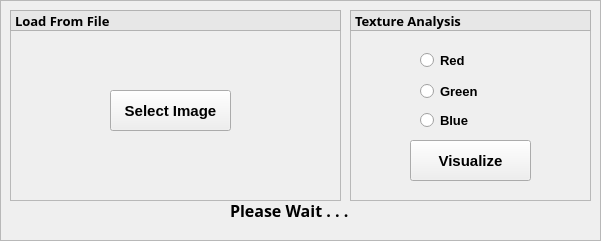
   <widget class="QFrame" name="frame_4">
    <property name="geometry">
     <rect>
      <x>0</x>
      <y>360</y>
      <width>601</width>
      <height>241</height>
     </rect>
    </property>
    <property name="frameShape">
     <enum>QFrame::StyledPanel</enum>
    </property>
    <property name="frameShadow">
     <enum>QFrame::Raised</enum>
    </property>
    <widget class="QFrame" name="frame">
     <property name="geometry">
      <rect>
       <x>350</x>
       <y>10</y>
       <width>241</width>
       <height>191</height>
      </rect>
     </property>
     <property name="frameShape">
      <enum>QFrame::StyledPanel</enum>
     </property>
     <property name="frameShadow">
      <enum>QFrame::Raised</enum>
     </property>
     <widget class="QRadioButton" name="gBtn">
      <property name="geometry">
       <rect>
        <x>70</x>
        <y>71</y>
        <width>101</width>
        <height>20</height>
       </rect>
      </property>
      <property name="font">
       <font>
        <pointsize>10</pointsize>
        <weight>75</weight>
        <italic>false</italic>
        <bold>true</bold>
       </font>
      </property>
      <property name="text">
       <string>Green</string>
      </property>
     </widget>
     <widget class="QRadioButton" name="rBtn">
      <property name="geometry">
       <rect>
        <x>70</x>
        <y>40</y>
        <width>111</width>
        <height>21</height>
       </rect>
      </property>
      <property name="font">
       <font>
        <pointsize>10</pointsize>
        <weight>75</weight>
        <bold>true</bold>
       </font>
      </property>
      <property name="autoFillBackground">
       <bool>false</bool>
      </property>
      <property name="text">
       <string>Red</string>
      </property>
     </widget>
     <widget class="QRadioButton" name="bBtn">
      <property name="geometry">
       <rect>
        <x>70</x>
        <y>100</y>
        <width>111</width>
        <height>21</height>
       </rect>
      </property>
      <property name="font">
       <font>
        <pointsize>10</pointsize>
        <weight>75</weight>
        <bold>true</bold>
       </font>
      </property>
      <property name="text">
       <string>Blue</string>
      </property>
     </widget>
     <widget class="QPushButton" name="vBtn">
      <property name="geometry">
       <rect>
        <x>60</x>
        <y>130</y>
        <width>121</width>
        <height>41</height>
       </rect>
      </property>
      <property name="font">
       <font>
        <pointsize>11</pointsize>
        <weight>75</weight>
        <bold>true</bold>
       </font>
      </property>
      <property name="text">
       <string>Visualize</string>
      </property>
     </widget>
     <widget class="QLabel" name="AnalysisFrameLabel">
      <property name="geometry">
       <rect>
        <x>0</x>
        <y>0</y>
        <width>241</width>
        <height>21</height>
       </rect>
      </property>
      <property name="palette">
       <palette>
        <active>
         <colorrole role="WindowText">
          <brush brushstyle="SolidPattern">
           <color alpha="255">
            <red>0</red>
            <green>0</green>
            <blue>0</blue>
           </color>
          </brush>
         </colorrole>
         <colorrole role="Button">
          <brush brushstyle="SolidPattern">
           <color alpha="255">
            <red>231</red>
            <green>231</green>
            <blue>231</blue>
           </color>
          </brush>
         </colorrole>
         <colorrole role="Light">
          <brush brushstyle="SolidPattern">
           <color alpha="255">
            <red>255</red>
            <green>255</green>
            <blue>255</blue>
           </color>
          </brush>
         </colorrole>
         <colorrole role="Midlight">
          <brush brushstyle="SolidPattern">
           <color alpha="255">
            <red>243</red>
            <green>243</green>
            <blue>243</blue>
           </color>
          </brush>
         </colorrole>
         <colorrole role="Dark">
          <brush brushstyle="SolidPattern">
           <color alpha="255">
            <red>115</red>
            <green>115</green>
            <blue>115</blue>
           </color>
          </brush>
         </colorrole>
         <colorrole role="Mid">
          <brush brushstyle="SolidPattern">
           <color alpha="255">
            <red>154</red>
            <green>154</green>
            <blue>154</blue>
           </color>
          </brush>
         </colorrole>
         <colorrole role="Text">
          <brush brushstyle="SolidPattern">
           <color alpha="255">
            <red>0</red>
            <green>0</green>
            <blue>0</blue>
           </color>
          </brush>
         </colorrole>
         <colorrole role="BrightText">
          <brush brushstyle="SolidPattern">
           <color alpha="255">
            <red>255</red>
            <green>255</green>
            <blue>255</blue>
           </color>
          </brush>
         </colorrole>
         <colorrole role="ButtonText">
          <brush brushstyle="SolidPattern">
           <color alpha="255">
            <red>0</red>
            <green>0</green>
            <blue>0</blue>
           </color>
          </brush>
         </colorrole>
         <colorrole role="Base">
          <brush brushstyle="SolidPattern">
           <color alpha="255">
            <red>255</red>
            <green>255</green>
            <blue>255</blue>
           </color>
          </brush>
         </colorrole>
         <colorrole role="Window">
          <brush brushstyle="SolidPattern">
           <color alpha="255">
            <red>231</red>
            <green>231</green>
            <blue>231</blue>
           </color>
          </brush>
         </colorrole>
         <colorrole role="Shadow">
          <brush brushstyle="SolidPattern">
           <color alpha="255">
            <red>0</red>
            <green>0</green>
            <blue>0</blue>
           </color>
          </brush>
         </colorrole>
         <colorrole role="AlternateBase">
          <brush brushstyle="SolidPattern">
           <color alpha="255">
            <red>243</red>
            <green>243</green>
            <blue>243</blue>
           </color>
          </brush>
         </colorrole>
         <colorrole role="ToolTipBase">
          <brush brushstyle="SolidPattern">
           <color alpha="255">
            <red>255</red>
            <green>255</green>
            <blue>220</blue>
           </color>
          </brush>
         </colorrole>
         <colorrole role="ToolTipText">
          <brush brushstyle="SolidPattern">
           <color alpha="255">
            <red>0</red>
            <green>0</green>
            <blue>0</blue>
           </color>
          </brush>
         </colorrole>
        </active>
        <inactive>
         <colorrole role="WindowText">
          <brush brushstyle="SolidPattern">
           <color alpha="255">
            <red>0</red>
            <green>0</green>
            <blue>0</blue>
           </color>
          </brush>
         </colorrole>
         <colorrole role="Button">
          <brush brushstyle="SolidPattern">
           <color alpha="255">
            <red>231</red>
            <green>231</green>
            <blue>231</blue>
           </color>
          </brush>
         </colorrole>
         <colorrole role="Light">
          <brush brushstyle="SolidPattern">
           <color alpha="255">
            <red>255</red>
            <green>255</green>
            <blue>255</blue>
           </color>
          </brush>
         </colorrole>
         <colorrole role="Midlight">
          <brush brushstyle="SolidPattern">
           <color alpha="255">
            <red>243</red>
            <green>243</green>
            <blue>243</blue>
           </color>
          </brush>
         </colorrole>
         <colorrole role="Dark">
          <brush brushstyle="SolidPattern">
           <color alpha="255">
            <red>115</red>
            <green>115</green>
            <blue>115</blue>
           </color>
          </brush>
         </colorrole>
         <colorrole role="Mid">
          <brush brushstyle="SolidPattern">
           <color alpha="255">
            <red>154</red>
            <green>154</green>
            <blue>154</blue>
           </color>
          </brush>
         </colorrole>
         <colorrole role="Text">
          <brush brushstyle="SolidPattern">
           <color alpha="255">
            <red>0</red>
            <green>0</green>
            <blue>0</blue>
           </color>
          </brush>
         </colorrole>
         <colorrole role="BrightText">
          <brush brushstyle="SolidPattern">
           <color alpha="255">
            <red>255</red>
            <green>255</green>
            <blue>255</blue>
           </color>
          </brush>
         </colorrole>
         <colorrole role="ButtonText">
          <brush brushstyle="SolidPattern">
           <color alpha="255">
            <red>0</red>
            <green>0</green>
            <blue>0</blue>
           </color>
          </brush>
         </colorrole>
         <colorrole role="Base">
          <brush brushstyle="SolidPattern">
           <color alpha="255">
            <red>255</red>
            <green>255</green>
            <blue>255</blue>
           </color>
          </brush>
         </colorrole>
         <colorrole role="Window">
          <brush brushstyle="SolidPattern">
           <color alpha="255">
            <red>231</red>
            <green>231</green>
            <blue>231</blue>
           </color>
          </brush>
         </colorrole>
         <colorrole role="Shadow">
          <brush brushstyle="SolidPattern">
           <color alpha="255">
            <red>0</red>
            <green>0</green>
            <blue>0</blue>
           </color>
          </brush>
         </colorrole>
         <colorrole role="AlternateBase">
          <brush brushstyle="SolidPattern">
           <color alpha="255">
            <red>243</red>
            <green>243</green>
            <blue>243</blue>
           </color>
          </brush>
         </colorrole>
         <colorrole role="ToolTipBase">
          <brush brushstyle="SolidPattern">
           <color alpha="255">
            <red>255</red>
            <green>255</green>
            <blue>220</blue>
           </color>
          </brush>
         </colorrole>
         <colorrole role="ToolTipText">
          <brush brushstyle="SolidPattern">
           <color alpha="255">
            <red>0</red>
            <green>0</green>
            <blue>0</blue>
           </color>
          </brush>
         </colorrole>
        </inactive>
        <disabled>
         <colorrole role="WindowText">
          <brush brushstyle="SolidPattern">
           <color alpha="255">
            <red>115</red>
            <green>115</green>
            <blue>115</blue>
           </color>
          </brush>
         </colorrole>
         <colorrole role="Button">
          <brush brushstyle="SolidPattern">
           <color alpha="255">
            <red>231</red>
            <green>231</green>
            <blue>231</blue>
           </color>
          </brush>
         </colorrole>
         <colorrole role="Light">
          <brush brushstyle="SolidPattern">
           <color alpha="255">
            <red>255</red>
            <green>255</green>
            <blue>255</blue>
           </color>
          </brush>
         </colorrole>
         <colorrole role="Midlight">
          <brush brushstyle="SolidPattern">
           <color alpha="255">
            <red>243</red>
            <green>243</green>
            <blue>243</blue>
           </color>
          </brush>
         </colorrole>
         <colorrole role="Dark">
          <brush brushstyle="SolidPattern">
           <color alpha="255">
            <red>115</red>
            <green>115</green>
            <blue>115</blue>
           </color>
          </brush>
         </colorrole>
         <colorrole role="Mid">
          <brush brushstyle="SolidPattern">
           <color alpha="255">
            <red>154</red>
            <green>154</green>
            <blue>154</blue>
           </color>
          </brush>
         </colorrole>
         <colorrole role="Text">
          <brush brushstyle="SolidPattern">
           <color alpha="255">
            <red>115</red>
            <green>115</green>
            <blue>115</blue>
           </color>
          </brush>
         </colorrole>
         <colorrole role="BrightText">
          <brush brushstyle="SolidPattern">
           <color alpha="255">
            <red>255</red>
            <green>255</green>
            <blue>255</blue>
           </color>
          </brush>
         </colorrole>
         <colorrole role="ButtonText">
          <brush brushstyle="SolidPattern">
           <color alpha="255">
            <red>115</red>
            <green>115</green>
            <blue>115</blue>
           </color>
          </brush>
         </colorrole>
         <colorrole role="Base">
          <brush brushstyle="SolidPattern">
           <color alpha="255">
            <red>231</red>
            <green>231</green>
            <blue>231</blue>
           </color>
          </brush>
         </colorrole>
         <colorrole role="Window">
          <brush brushstyle="SolidPattern">
           <color alpha="255">
            <red>231</red>
            <green>231</green>
            <blue>231</blue>
           </color>
          </brush>
         </colorrole>
         <colorrole role="Shadow">
          <brush brushstyle="SolidPattern">
           <color alpha="255">
            <red>0</red>
            <green>0</green>
            <blue>0</blue>
           </color>
          </brush>
         </colorrole>
         <colorrole role="AlternateBase">
          <brush brushstyle="SolidPattern">
           <color alpha="255">
            <red>231</red>
            <green>231</green>
            <blue>231</blue>
           </color>
          </brush>
         </colorrole>
         <colorrole role="ToolTipBase">
          <brush brushstyle="SolidPattern">
           <color alpha="255">
            <red>255</red>
            <green>255</green>
            <blue>220</blue>
           </color>
          </brush>
         </colorrole>
         <colorrole role="ToolTipText">
          <brush brushstyle="SolidPattern">
           <color alpha="255">
            <red>0</red>
            <green>0</green>
            <blue>0</blue>
           </color>
          </brush>
         </colorrole>
        </disabled>
       </palette>
      </property>
      <property name="font">
       <font>
        <family>Amazon Ember</family>
        <pointsize>10</pointsize>
        <weight>75</weight>
        <bold>true</bold>
       </font>
      </property>
      <property name="autoFillBackground">
       <bool>true</bool>
      </property>
      <property name="frameShape">
       <enum>QFrame::StyledPanel</enum>
      </property>
      <property name="frameShadow">
       <enum>QFrame::Plain</enum>
      </property>
      <property name="text">
       <string>Texture Analysis</string>
      </property>
      <property name="textFormat">
       <enum>Qt::AutoText</enum>
      </property>
      <property name="alignment">
       <set>Qt::AlignLeading|Qt::AlignLeft|Qt::AlignVCenter</set>
      </property>
      <property name="wordWrap">
       <bool>false</bool>
      </property>
     </widget>
    </widget>
    <widget class="QFrame" name="frame_5">
     <property name="geometry">
      <rect>
       <x>10</x>
       <y>10</y>
       <width>331</width>
       <height>191</height>
      </rect>
     </property>
     <property name="autoFillBackground">
      <bool>false</bool>
     </property>
     <property name="frameShape">
      <enum>QFrame::StyledPanel</enum>
     </property>
     <property name="frameShadow">
      <enum>QFrame::Raised</enum>
     </property>
     <widget class="QPushButton" name="open">
      <property name="geometry">
       <rect>
        <x>100</x>
        <y>80</y>
        <width>121</width>
        <height>41</height>
       </rect>
      </property>
      <property name="font">
       <font>
        <pointsize>11</pointsize>
        <weight>75</weight>
        <bold>true</bold>
       </font>
      </property>
      <property name="text">
       <string>Select Image</string>
      </property>
     </widget>
     <widget class="QLabel" name="AnalysisFrameLabel_2">
      <property name="geometry">
       <rect>
        <x>0</x>
        <y>0</y>
        <width>331</width>
        <height>21</height>
       </rect>
      </property>
      <property name="palette">
       <palette>
        <active>
         <colorrole role="WindowText">
          <brush brushstyle="SolidPattern">
           <color alpha="255">
            <red>0</red>
            <green>0</green>
            <blue>0</blue>
           </color>
          </brush>
         </colorrole>
         <colorrole role="Button">
          <brush brushstyle="SolidPattern">
           <color alpha="255">
            <red>231</red>
            <green>231</green>
            <blue>231</blue>
           </color>
          </brush>
         </colorrole>
         <colorrole role="Light">
          <brush brushstyle="SolidPattern">
           <color alpha="255">
            <red>255</red>
            <green>255</green>
            <blue>255</blue>
           </color>
          </brush>
         </colorrole>
         <colorrole role="Midlight">
          <brush brushstyle="SolidPattern">
           <color alpha="255">
            <red>243</red>
            <green>243</green>
            <blue>243</blue>
           </color>
          </brush>
         </colorrole>
         <colorrole role="Dark">
          <brush brushstyle="SolidPattern">
           <color alpha="255">
            <red>115</red>
            <green>115</green>
            <blue>115</blue>
           </color>
          </brush>
         </colorrole>
         <colorrole role="Mid">
          <brush brushstyle="SolidPattern">
           <color alpha="255">
            <red>154</red>
            <green>154</green>
            <blue>154</blue>
           </color>
          </brush>
         </colorrole>
         <colorrole role="Text">
          <brush brushstyle="SolidPattern">
           <color alpha="255">
            <red>0</red>
            <green>0</green>
            <blue>0</blue>
           </color>
          </brush>
         </colorrole>
         <colorrole role="BrightText">
          <brush brushstyle="SolidPattern">
           <color alpha="255">
            <red>255</red>
            <green>255</green>
            <blue>255</blue>
           </color>
          </brush>
         </colorrole>
         <colorrole role="ButtonText">
          <brush brushstyle="SolidPattern">
           <color alpha="255">
            <red>0</red>
            <green>0</green>
            <blue>0</blue>
           </color>
          </brush>
         </colorrole>
         <colorrole role="Base">
          <brush brushstyle="SolidPattern">
           <color alpha="255">
            <red>255</red>
            <green>255</green>
            <blue>255</blue>
           </color>
          </brush>
         </colorrole>
         <colorrole role="Window">
          <brush brushstyle="SolidPattern">
           <color alpha="255">
            <red>231</red>
            <green>231</green>
            <blue>231</blue>
           </color>
          </brush>
         </colorrole>
         <colorrole role="Shadow">
          <brush brushstyle="SolidPattern">
           <color alpha="255">
            <red>0</red>
            <green>0</green>
            <blue>0</blue>
           </color>
          </brush>
         </colorrole>
         <colorrole role="AlternateBase">
          <brush brushstyle="SolidPattern">
           <color alpha="255">
            <red>243</red>
            <green>243</green>
            <blue>243</blue>
           </color>
          </brush>
         </colorrole>
         <colorrole role="ToolTipBase">
          <brush brushstyle="SolidPattern">
           <color alpha="255">
            <red>255</red>
            <green>255</green>
            <blue>220</blue>
           </color>
          </brush>
         </colorrole>
         <colorrole role="ToolTipText">
          <brush brushstyle="SolidPattern">
           <color alpha="255">
            <red>0</red>
            <green>0</green>
            <blue>0</blue>
           </color>
          </brush>
         </colorrole>
        </active>
        <inactive>
         <colorrole role="WindowText">
          <brush brushstyle="SolidPattern">
           <color alpha="255">
            <red>0</red>
            <green>0</green>
            <blue>0</blue>
           </color>
          </brush>
         </colorrole>
         <colorrole role="Button">
          <brush brushstyle="SolidPattern">
           <color alpha="255">
            <red>231</red>
            <green>231</green>
            <blue>231</blue>
           </color>
          </brush>
         </colorrole>
         <colorrole role="Light">
          <brush brushstyle="SolidPattern">
           <color alpha="255">
            <red>255</red>
            <green>255</green>
            <blue>255</blue>
           </color>
          </brush>
         </colorrole>
         <colorrole role="Midlight">
          <brush brushstyle="SolidPattern">
           <color alpha="255">
            <red>243</red>
            <green>243</green>
            <blue>243</blue>
           </color>
          </brush>
         </colorrole>
         <colorrole role="Dark">
          <brush brushstyle="SolidPattern">
           <color alpha="255">
            <red>115</red>
            <green>115</green>
            <blue>115</blue>
           </color>
          </brush>
         </colorrole>
         <colorrole role="Mid">
          <brush brushstyle="SolidPattern">
           <color alpha="255">
            <red>154</red>
            <green>154</green>
            <blue>154</blue>
           </color>
          </brush>
         </colorrole>
         <colorrole role="Text">
          <brush brushstyle="SolidPattern">
           <color alpha="255">
            <red>0</red>
            <green>0</green>
            <blue>0</blue>
           </color>
          </brush>
         </colorrole>
         <colorrole role="BrightText">
          <brush brushstyle="SolidPattern">
           <color alpha="255">
            <red>255</red>
            <green>255</green>
            <blue>255</blue>
           </color>
          </brush>
         </colorrole>
         <colorrole role="ButtonText">
          <brush brushstyle="SolidPattern">
           <color alpha="255">
            <red>0</red>
            <green>0</green>
            <blue>0</blue>
           </color>
          </brush>
         </colorrole>
         <colorrole role="Base">
          <brush brushstyle="SolidPattern">
           <color alpha="255">
            <red>255</red>
            <green>255</green>
            <blue>255</blue>
           </color>
          </brush>
         </colorrole>
         <colorrole role="Window">
          <brush brushstyle="SolidPattern">
           <color alpha="255">
            <red>231</red>
            <green>231</green>
            <blue>231</blue>
           </color>
          </brush>
         </colorrole>
         <colorrole role="Shadow">
          <brush brushstyle="SolidPattern">
           <color alpha="255">
            <red>0</red>
            <green>0</green>
            <blue>0</blue>
           </color>
          </brush>
         </colorrole>
         <colorrole role="AlternateBase">
          <brush brushstyle="SolidPattern">
           <color alpha="255">
            <red>243</red>
            <green>243</green>
            <blue>243</blue>
           </color>
          </brush>
         </colorrole>
         <colorrole role="ToolTipBase">
          <brush brushstyle="SolidPattern">
           <color alpha="255">
            <red>255</red>
            <green>255</green>
            <blue>220</blue>
           </color>
          </brush>
         </colorrole>
         <colorrole role="ToolTipText">
          <brush brushstyle="SolidPattern">
           <color alpha="255">
            <red>0</red>
            <green>0</green>
            <blue>0</blue>
           </color>
          </brush>
         </colorrole>
        </inactive>
        <disabled>
         <colorrole role="WindowText">
          <brush brushstyle="SolidPattern">
           <color alpha="255">
            <red>115</red>
            <green>115</green>
            <blue>115</blue>
           </color>
          </brush>
         </colorrole>
         <colorrole role="Button">
          <brush brushstyle="SolidPattern">
           <color alpha="255">
            <red>231</red>
            <green>231</green>
            <blue>231</blue>
           </color>
          </brush>
         </colorrole>
         <colorrole role="Light">
          <brush brushstyle="SolidPattern">
           <color alpha="255">
            <red>255</red>
            <green>255</green>
            <blue>255</blue>
           </color>
          </brush>
         </colorrole>
         <colorrole role="Midlight">
          <brush brushstyle="SolidPattern">
           <color alpha="255">
            <red>243</red>
            <green>243</green>
            <blue>243</blue>
           </color>
          </brush>
         </colorrole>
         <colorrole role="Dark">
          <brush brushstyle="SolidPattern">
           <color alpha="255">
            <red>115</red>
            <green>115</green>
            <blue>115</blue>
           </color>
          </brush>
         </colorrole>
         <colorrole role="Mid">
          <brush brushstyle="SolidPattern">
           <color alpha="255">
            <red>154</red>
            <green>154</green>
            <blue>154</blue>
           </color>
          </brush>
         </colorrole>
         <colorrole role="Text">
          <brush brushstyle="SolidPattern">
           <color alpha="255">
            <red>115</red>
            <green>115</green>
            <blue>115</blue>
           </color>
          </brush>
         </colorrole>
         <colorrole role="BrightText">
          <brush brushstyle="SolidPattern">
           <color alpha="255">
            <red>255</red>
            <green>255</green>
            <blue>255</blue>
           </color>
          </brush>
         </colorrole>
         <colorrole role="ButtonText">
          <brush brushstyle="SolidPattern">
           <color alpha="255">
            <red>115</red>
            <green>115</green>
            <blue>115</blue>
           </color>
          </brush>
         </colorrole>
         <colorrole role="Base">
          <brush brushstyle="SolidPattern">
           <color alpha="255">
            <red>231</red>
            <green>231</green>
            <blue>231</blue>
           </color>
          </brush>
         </colorrole>
         <colorrole role="Window">
          <brush brushstyle="SolidPattern">
           <color alpha="255">
            <red>231</red>
            <green>231</green>
            <blue>231</blue>
           </color>
          </brush>
         </colorrole>
         <colorrole role="Shadow">
          <brush brushstyle="SolidPattern">
           <color alpha="255">
            <red>0</red>
            <green>0</green>
            <blue>0</blue>
           </color>
          </brush>
         </colorrole>
         <colorrole role="AlternateBase">
          <brush brushstyle="SolidPattern">
           <color alpha="255">
            <red>231</red>
            <green>231</green>
            <blue>231</blue>
           </color>
          </brush>
         </colorrole>
         <colorrole role="ToolTipBase">
          <brush brushstyle="SolidPattern">
           <color alpha="255">
            <red>255</red>
            <green>255</green>
            <blue>220</blue>
           </color>
          </brush>
         </colorrole>
         <colorrole role="ToolTipText">
          <brush brushstyle="SolidPattern">
           <color alpha="255">
            <red>0</red>
            <green>0</green>
            <blue>0</blue>
           </color>
          </brush>
         </colorrole>
        </disabled>
       </palette>
      </property>
      <property name="font">
       <font>
        <family>Amazon Ember</family>
        <pointsize>10</pointsize>
        <weight>75</weight>
        <bold>true</bold>
       </font>
      </property>
      <property name="autoFillBackground">
       <bool>true</bool>
      </property>
      <property name="frameShape">
       <enum>QFrame::StyledPanel</enum>
      </property>
      <property name="frameShadow">
       <enum>QFrame::Plain</enum>
      </property>
      <property name="text">
       <string>Load From File</string>
      </property>
      <property name="textFormat">
       <enum>Qt::AutoText</enum>
      </property>
      <property name="alignment">
       <set>Qt::AlignLeading|Qt::AlignLeft|Qt::AlignVCenter</set>
      </property>
      <property name="wordWrap">
       <bool>false</bool>
      </property>
     </widget>
    </widget>
    <widget class="QLabel" name="labelWait">
     <property name="geometry">
      <rect>
       <x>230</x>
       <y>190</y>
       <width>151</width>
       <height>41</height>
      </rect>
     </property>
     <property name="font">
      <font>
       <family>Arial Black</family>
       <pointsize>12</pointsize>
       <weight>75</weight>
       <bold>true</bold>
      </font>
     </property>
     <property name="text">
      <string>Please Wait . . . </string>
     </property>
    </widget>
    <zorder>frame_5</zorder>
    <zorder>frame</zorder>
    <zorder>labelWait</zorder>
   </widget>
